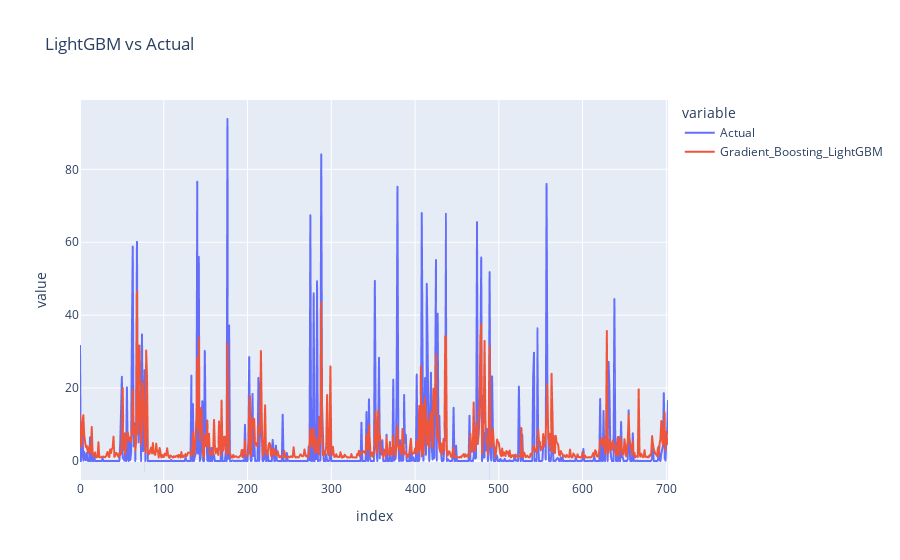

The cell this chart's notebook holds for it:
### Code cell
fig = px.line(df_pred, y=['Actual', 'Gradient_Boosting_LightGBM'], title='LightGBM vs Actual')
fig.show()

### Figure 1 — Plotly figure (JSON) as saved in the notebook; plotly's stock layout.template omitted (floating-point values rounded to 4 significant figures; data arrays with more than 128 entries replaced by an {"elided": "..."} marker saying what was removed)
{"data": [{"hovertemplate": "variable=Actual<br>index=%{x}<br>value=%{y}<extra></extra>", "legendgroup": "Actual", "line": {"color": "#636efa", "dash": "solid"}, "mode": "lines", "name": "Actual", "showlegend": true, "type": "scattergl", "x": {"elided": "703 int values"}, "xaxis": "x", "y": {"elided": "703 float values"}, "yaxis": "y"}, {"hovertemplate": "variable=Gradient_Boosting_LightGBM<br>index=%{x}<br>value=%{y}<extra></extra>", "legendgroup": "Gradient_Boosting_LightGBM", "line": {"color": "#EF553B", "dash": "solid"}, "mode": "lines", "name": "Gradient_Boosting_LightGBM", "showlegend": true, "type": "scattergl", "x": {"elided": "703 int values"}, "xaxis": "x", "y": {"elided": "703 float values"}, "yaxis": "y"}], "layout": {"legend": {"title": {"text": "variable"}, "tracegroupgap": 0}, "title": {"text": "LightGBM vs Actual"}, "xaxis": {"anchor": "y", "domain": [0, 1], "title": {"text": "index"}}, "yaxis": {"anchor": "x", "domain": [0, 1], "title": {"text": "value"}}}}
